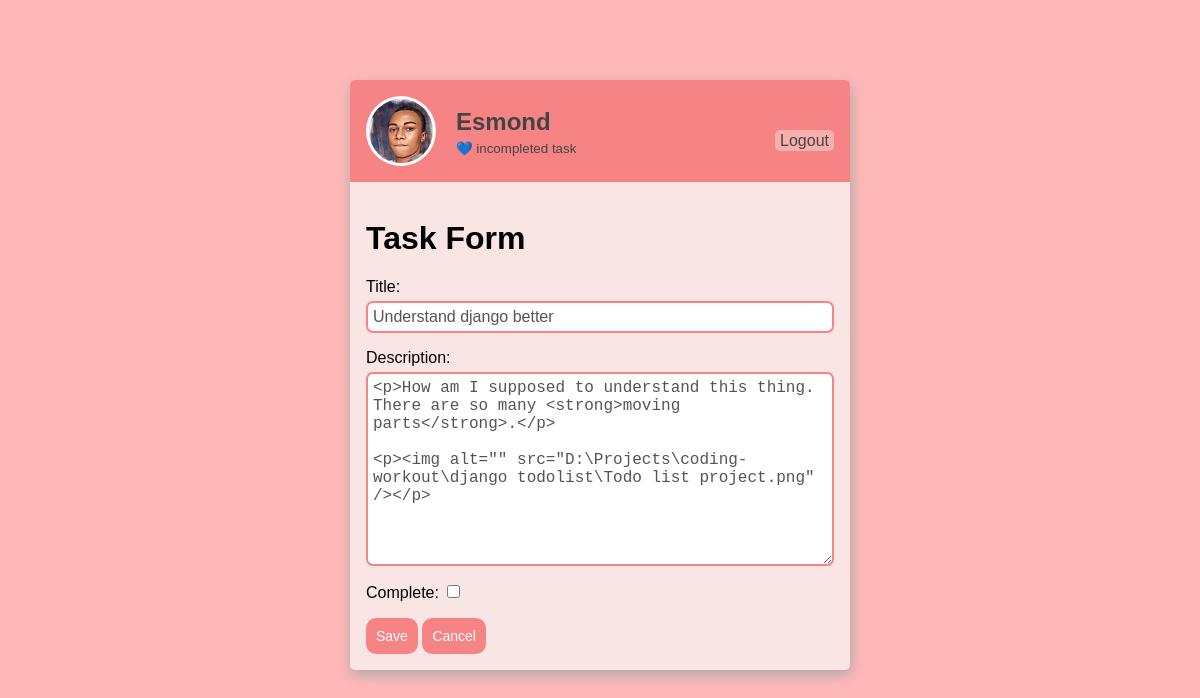
The page /task-update/23/ (signed in) on the database its author committed.
### base/models.py (models this page shows, shortened)
class Task(models.Model):
    user = models.ForeignKey(User, on_delete=models.CASCADE, null = True, blank=True)
    title = models.CharField(max_length=200)
    description = RichTextField(blank=True, null=True)
    complete = models.BooleanField(default = False)
    created = models.DateTimeField(auto_now_add=True)
    class Meta:
        ordering = ['complete']

### base/views.py (the view)
# urls.py: path('task-update/<int:pk>/', TaskUpdate.as_view(), name='task-update'),
class TaskUpdate(LoginRequiredMixin, UpdateView):
	model = Task
	fields = ['title', 'description', 'complete']
	template_name = 'base/task_create.html'
	success_url = reverse_lazy('tasks')

### base/templates/base/task_create.html (shortened to what this page needs)
{% extends 'base/main.html' %}
{% block content %}
<h1>Task Form</h1>
<form method="POST" action="">
    {{form.as_p}}
    <input class="button-class" type="submit" value="Save">
    <button class="button-class">
        <a style="color: white;" href="{% url 'tasks' %}">Cancel</a>
    </button>
</form>
{% endblock %}

### base/templates/base/main.html (shortened to what this page needs)
{% load static %}
<!DOCTYPE html>
<html lang="en">
<head>
    <link href="{% static '/css/main.css' %}" rel='stylesheet' type='text/css'>
</head>
<body>
<div class="content">
    <header>
        {% if request.user.is_authenticated %}
        <div class="profile">
            <img class="profile-image" src = "{% static '/images/esm.jpg' %}">
            <div class="profile-name">
            <h2>{{request.user|title}}</h2>
            <small>💙 {{count}} incompleted task{{count|pluralize:"s"}}</small>
            </div>
        </div>
    <p><a href="{% url 'logout' %}">Logout</a></p>
    {% else %}
    <p><a href="{% url 'login' %}">Login</a></p>
    {% endif %}
    </header>
    <main>
    {% block content %}
    {% endblock %}
    </main>
</div>
</body>
</html>

### static/css/main.css (style rules this page uses)
a { text-decoration: none; color: #0074ba; }
input[type=text], input[type=password], textarea { border: 2px solid rgb(247, 132, 132); border-radius: 7px; font-size: 1rem; width: 97%; margin: 5px 0; padding: 5px; color: #555; display: flex; justify-content: center; }
input[type=checkbox] { border: 2px solid rgb(247, 132, 132); }
body { font-family:Verdana, Geneva, Tahoma, sans-serif; background-color: rgb(255 184 184); }
.content { width: 500px; border-radius: 5px; overflow: hidden; margin: auto; margin-top: 80px; box-shadow: 1px 5px 14px #b1a8a8; }
header { display: flex; align-content: flex-end; justify-content: space-between; align-items: flex-end; padding: 1rem; background-color: rgb(247, 132, 132); }
header > .profile { display: flex; align-items: center; color: #444; }
header > .profile > .profile-image { margin-right: 20px; border-radius: 50%; width: 4rem; border: 3px solid white; }
header > .profile > .profile-name > h2 { margin: 3px 0 3px; }
header a { border-radius: 5px; background-color: rgb(250, 175, 175); padding: 2px 5px 2px 5px; color: #444; }
main { padding: 1rem; background-color: rgb(250, 229, 229); }
.button-class { border-style: none; background-color: rgb(247, 132, 132); color: #fff; padding: 10px; font-size: 14px; border-radius: 10px; cursor: pointer; }

### rows shown on the page
Task: title "Understand django better", description "<p>How am I supposed to understand this thing. There are so many <strong>moving parts</strong>.</p> <p><img alt=\"\" src=\"D:\\Projects\\coding-workout\\django todolist\\Todo list project.png\" /></p>"

### other values the page prints
{{ request.user|title }} "Esmond"
